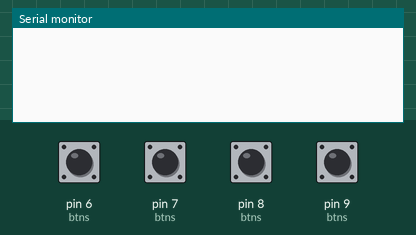
Simulated run of this sketch. Board: Arduino Leonardo, built with avr-gcc and run on an emulated ATmega32U4. On the bench: the last lines printed to the serial monitor. Inputs (shaded band) come from the test bench; at power-on: pin 6 (btns), pin 7 (btns), pin 8 (btns), pin 9 (btns) HIGH. USB keyboard and mouse output is not drawn.

Above: at 1.2 s.
1.3 s: pin 6 (btns) pulled LOW for 0.15 s
At 2.5 s:
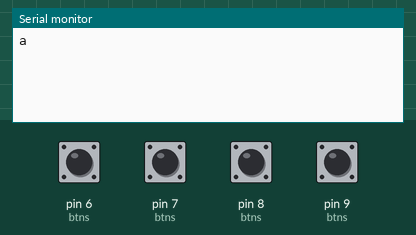
2.9 s: pin 7 (btns) pulled LOW for 0.15 s
At 3.7 s:
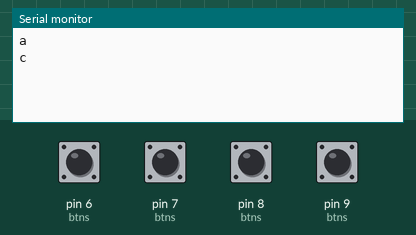
4.5 s: pin 8 (btns) pulled LOW for 0.15 s
At 4.9 s:
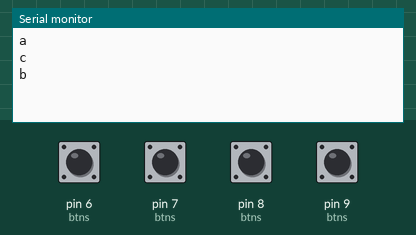
6.1 s: pin 9 (btns) pulled LOW for 0.15 s
At 7.3 s:
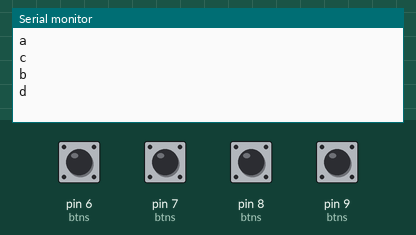

The sketch:

arduinoA.ino
```cpp
#include <Keyboard.h>

#define BtnR 6
#define BtnG 7
#define BtnB 8
#define BtnY 9

#define ARR_LENGTH 4
int btns[ARR_LENGTH] = {BtnR, BtnB, BtnG, BtnY};
char Keys[ARR_LENGTH] = {'a' ,'b' ,'c' ,'d'};
bool btnReleased[ARR_LENGTH] = {true, true, true, true};

unsigned long lastPressTime[ARR_LENGTH];

void setup() {
  Serial.begin(9600);
  for (int k = 0; k < ARR_LENGTH; k++) {
    pinMode(btns[k], INPUT_PULLUP);
    lastPressTime[k] = 0;
  }
  Keyboard.begin();
}

void loop() {
  for (int k = 0; k < ARR_LENGTH; k++) {
    int btnState = digitalRead(btns[k]);

    if (btnState == LOW) {
      if (btnReleased[k] && (millis() - lastPressTime[k]) > 200) {
        lastPressTime[k] = millis();
        Keyboard.press(Keys[k]);
        Serial.println(Keys[k]);
        btnReleased[k] = false;
      }
    } else {
      btnReleased[k] = true;
    }
  }

  Keyboard.releaseAll();
}
```

Measured:
- after the input at 1.3 s, the serial monitor: prints a new line at once (image 1)
- after the input at 2.9 s, the serial monitor: prints a new line at once (image 2)
- after the input at 4.5 s, the serial monitor: prints a new line at once (image 3)
- after the input at 6.1 s, the serial monitor: prints a new line at once (image 4)
